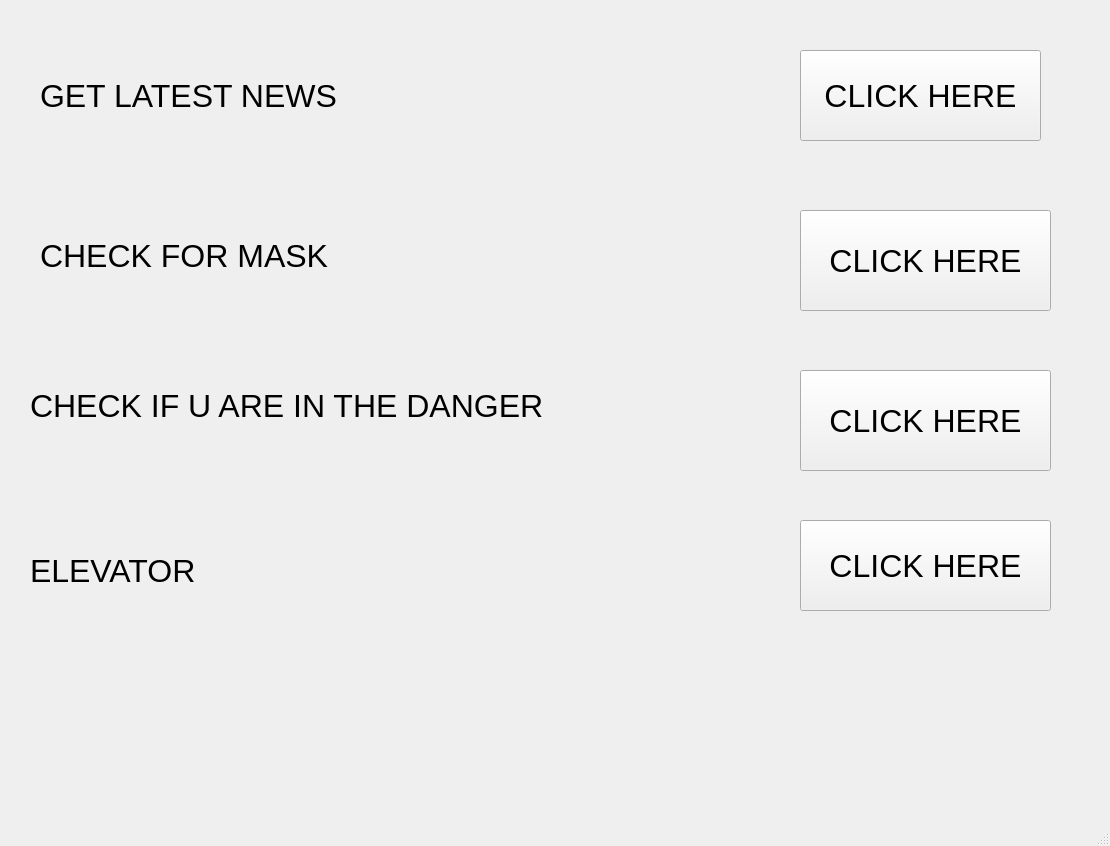
<?xml version="1.0" encoding="UTF-8"?>
<ui version="4.0">
 <class>MainWindow</class>
 <widget class="QMainWindow" name="MainWindow">
  <property name="geometry">
   <rect>
    <x>0</x>
    <y>0</y>
    <width>1110</width>
    <height>846</height>
   </rect>
  </property>
  <property name="windowTitle">
   <string>MainWindow</string>
  </property>
  <widget class="QWidget" name="centralwidget">
   <widget class="QLabel" name="label">
    <property name="geometry">
     <rect>
      <x>40</x>
      <y>30</y>
      <width>431</width>
      <height>131</height>
     </rect>
    </property>
    <property name="font">
     <font>
      <pointsize>24</pointsize>
     </font>
    </property>
    <property name="text">
     <string>GET LATEST NEWS</string>
    </property>
   </widget>
   <widget class="QPushButton" name="pushButton">
    <property name="geometry">
     <rect>
      <x>800</x>
      <y>50</y>
      <width>241</width>
      <height>91</height>
     </rect>
    </property>
    <property name="font">
     <font>
      <pointsize>24</pointsize>
     </font>
    </property>
    <property name="text">
     <string>CLICK HERE</string>
    </property>
   </widget>
   <widget class="QLabel" name="label_2">
    <property name="geometry">
     <rect>
      <x>40</x>
      <y>210</y>
      <width>331</width>
      <height>91</height>
     </rect>
    </property>
    <property name="font">
     <font>
      <pointsize>24</pointsize>
     </font>
    </property>
    <property name="text">
     <string>CHECK FOR MASK</string>
    </property>
   </widget>
   <widget class="QPushButton" name="pushButton_2">
    <property name="geometry">
     <rect>
      <x>800</x>
      <y>210</y>
      <width>251</width>
      <height>101</height>
     </rect>
    </property>
    <property name="font">
     <font>
      <pointsize>24</pointsize>
     </font>
    </property>
    <property name="text">
     <string>CLICK HERE</string>
    </property>
   </widget>
   <widget class="QLabel" name="label_3">
    <property name="geometry">
     <rect>
      <x>30</x>
      <y>350</y>
      <width>741</width>
      <height>111</height>
     </rect>
    </property>
    <property name="font">
     <font>
      <pointsize>24</pointsize>
     </font>
    </property>
    <property name="text">
     <string>CHECK IF U ARE IN THE DANGER </string>
    </property>
   </widget>
   <widget class="QPushButton" name="pushButton_3">
    <property name="geometry">
     <rect>
      <x>800</x>
      <y>370</y>
      <width>251</width>
      <height>101</height>
     </rect>
    </property>
    <property name="font">
     <font>
      <pointsize>24</pointsize>
     </font>
    </property>
    <property name="text">
     <string>CLICK HERE</string>
    </property>
   </widget>
   <widget class="QLabel" name="label_4">
    <property name="geometry">
     <rect>
      <x>30</x>
      <y>520</y>
      <width>391</width>
      <height>101</height>
     </rect>
    </property>
    <property name="font">
     <font>
      <pointsize>24</pointsize>
     </font>
    </property>
    <property name="text">
     <string>ELEVATOR</string>
    </property>
   </widget>
   <widget class="QPushButton" name="pushButton_4">
    <property name="geometry">
     <rect>
      <x>800</x>
      <y>520</y>
      <width>251</width>
      <height>91</height>
     </rect>
    </property>
    <property name="font">
     <font>
      <pointsize>24</pointsize>
     </font>
    </property>
    <property name="text">
     <string>CLICK HERE</string>
    </property>
   </widget>
  </widget>
  <widget class="QMenuBar" name="menubar">
   <property name="geometry">
    <rect>
     <x>0</x>
     <y>0</y>
     <width>1110</width>
     <height>25</height>
    </rect>
   </property>
  </widget>
  <widget class="QStatusBar" name="statusbar"/>
 </widget>
 <resources/>
 <connections/>
</ui>
